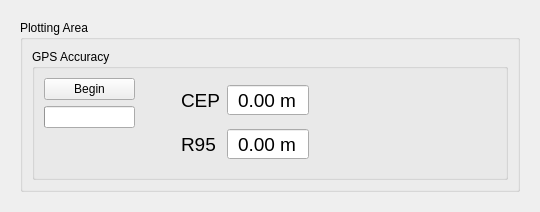
      <widget class="QWidget" name="tab_2">
       <attribute name="title">
        <string>Calibration</string>
       </attribute>
       <layout class="QGridLayout" name="gridLayout_16">
        <item row="1" column="0">
         <widget class="QStackedWidget" name="stackedWidget_2">
          <widget class="QWidget" name="page_4">
           <layout class="QGridLayout" name="gridLayout_17">
            <item row="0" column="0">
             <widget class="QGroupBox" name="groupBox_7">
              <property name="minimumSize">
               <size>
                <width>500</width>
                <height>0</height>
               </size>
              </property>
              <property name="title">
               <string>Plotting Area</string>
              </property>
              <layout class="QGridLayout" name="gridLayout_15">
               <item row="0" column="0">
                <layout class="QGridLayout" name="gridLayout_plotB"/>
               </item>
               <item row="1" column="0">
                <widget class="QGroupBox" name="groupBox_8">
                 <property name="maximumSize">
                  <size>
                   <width>16777215</width>
                   <height>150</height>
                  </size>
                 </property>
                 <property name="title">
                  <string>GPS Accuracy</string>
                 </property>
                 <layout class="QGridLayout" name="gridLayout_20" columnstretch="0,0,0,1">
                  <item row="0" column="0">
                   <layout class="QGridLayout" name="gridLayout_18">
                    <item row="1" column="0">
                     <widget class="QProgressBar" name="GPSEval_ProgressBar">
                      <property name="maximum">
                       <number>101</number>
                      </property>
                      <property name="value">
                       <number>0</number>
                      </property>
                      <property name="textVisible">
                       <bool>false</bool>
                      </property>
                     </widget>
                    </item>
                    <item row="0" column="0">
                     <widget class="QPushButton" name="beginGPSAccuracy_PB">
                      <property name="text">
                       <string>Begin</string>
                      </property>
                     </widget>
                    </item>
                    <item row="2" column="0">
                     <spacer name="verticalSpacer">
                      <property name="orientation">
                       <enum>Qt::Vertical</enum>
                      </property>
                      <property name="sizeHint" stdset="0">
                       <size>
                        <width>20</width>
                        <height>40</height>
                       </size>
                      </property>
                     </spacer>
                    </item>
                   </layout>
                  </item>
                  <item row="0" column="3">
                   <spacer name="horizontalSpacer">
                    <property name="orientation">
                     <enum>Qt::Horizontal</enum>
                    </property>
                    <property name="sizeHint" stdset="0">
                     <size>
                      <width>40</width>
                      <height>20</height>
                     </size>
                    </property>
                   </spacer>
                  </item>
                  <item row="0" column="2">
                   <layout class="QGridLayout" name="gridLayout_21">
                    <item row="0" column="0">
                     <widget class="QLabel" name="label_14">
                      <property name="font">
                       <font>
                        <pointsize>14</pointsize>
                        <bold>false</bold>
                       </font>
                      </property>
                      <property name="text">
                       <string>CEP</string>
                      </property>
                     </widget>
                    </item>
                    <item row="0" column="1">
                     <widget class="QDoubleSpinBox" name="GPSEvalCEP_SP">
                      <property name="font">
                       <font>
                        <pointsize>14</pointsize>
                       </font>
                      </property>
                      <property name="alignment">
                       <set>Qt::AlignCenter</set>
                      </property>
                      <property name="readOnly">
                       <bool>true</bool>
                      </property>
                      <property name="buttonSymbols">
                       <enum>QAbstractSpinBox::NoButtons</enum>
                      </property>
                      <property name="suffix">
                       <string> m</string>
                      </property>
                     </widget>
                    </item>
                    <item row="1" column="0">
                     <widget class="QLabel" name="label_15">
                      <property name="font">
                       <font>
                        <pointsize>14</pointsize>
                        <bold>false</bold>
                       </font>
                      </property>
                      <property name="text">
                       <string>R95</string>
                      </property>
                     </widget>
                    </item>
                    <item row="1" column="1">
                     <widget class="QDoubleSpinBox" name="GPSEvalR95_SP">
                      <property name="font">
                       <font>
                        <pointsize>14</pointsize>
                       </font>
                      </property>
                      <property name="alignment">
                       <set>Qt::AlignCenter</set>
                      </property>
                      <property name="readOnly">
                       <bool>true</bool>
                      </property>
                      <property name="buttonSymbols">
                       <enum>QAbstractSpinBox::NoButtons</enum>
                      </property>
                      <property name="suffix">
                       <string> m</string>
                      </property>
                     </widget>
                    </item>
                   </layout>
                  </item>
                  <item row="0" column="1">
                   <spacer name="horizontalSpacer_2">
                    <property name="orientation">
                     <enum>Qt::Horizontal</enum>
                    </property>
                    <property name="sizeHint" stdset="0">
                     <size>
                      <width>40</width>
                      <height>20</height>
                     </size>
                    </property>
                   </spacer>
                  </item>
                 </layout>
                </widget>
               </item>
              </layout>
             </widget>
            </item>
           </layout>
          </widget>
          <widget class="QWidget" name="page_5"/>
         </widget>
        </item>
       </layout>
      </widget>
